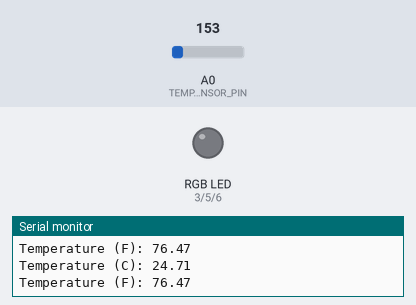
This sketch was run on a simulated Arduino Uno, built with avr-gcc and run on an emulated ATmega328P. Shown: an RGB LED mixed from three pins (HIGH = lit), the last lines printed to the serial monitor. The inputs (shaded band) are chosen by the test bench; at power-on: A0 (TEMP_SENSOR_PIN) = 153.

Above: at 1.2 s.
1.3 s: A0 (TEMP_SENSOR_PIN) set to 165
At 2.2 s:
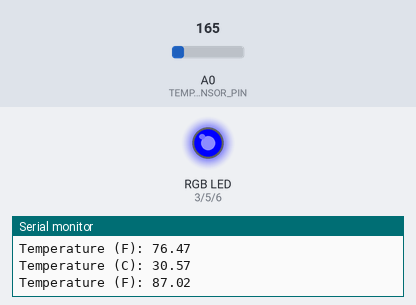
Timing chart, 0 to 4.3 s (numbered marks = the images above; inputs shaded):
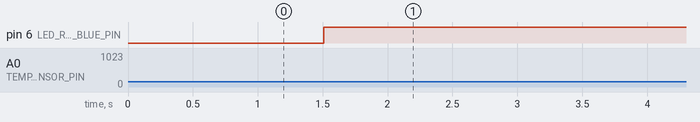

The sketch:

sketch_temp_sensor_with_rgb_led.ino
```cpp
#include <Streaming.h>

const int TEMP_SENSOR_PIN = A0;
const int LED_RGB_RED_PIN = 3; // PWM
const int LED_RGB_GREEN_PIN = 5; // PWM
const int LED_RGB_BLUE_PIN = 6; // PWM

void setup() {
  Serial.begin(9600);

  pinMode(TEMP_SENSOR_PIN, INPUT);

  pinMode(LED_RGB_RED_PIN, OUTPUT);
  pinMode(LED_RGB_GREEN_PIN, OUTPUT);
  pinMode(LED_RGB_BLUE_PIN, OUTPUT);
}

void setColor(int redAmount, int greenAmount, int blueAmount) {
  analogWrite(LED_RGB_RED_PIN, redAmount);
  analogWrite(LED_RGB_GREEN_PIN, greenAmount);
  analogWrite(LED_RGB_BLUE_PIN, blueAmount);
}

void loop() {
  float voltage = analogRead(TEMP_SENSOR_PIN) * (5.0 / 1024.0);
  float temperatureC = ((voltage) - 0.5) * 100;
  float temperatureF = (temperatureC * 9.0 / 5.0) + 32.0;

  if (temperatureF >= 79.0 && temperatureF < 79.9) {
    setColor(255, 0, 0);
    delay(250);
  } else if (temperatureF >= 80.00 && temperatureF < 80.9) {
    setColor(0, 255, 0);
    delay(250);
  } else if (temperatureF >= 81.00) {
    setColor(0, 0, 255);
    delay(250);
  }

  Serial << "Temperature (C): " << temperatureC << endl;
  Serial << "Temperature (F): " << temperatureF << endl;

  delay(250);
}
```

Measured:
- after the input at 1.3 s, pin 6 (LED_RGB_BLUE_PIN): LOW → HIGH after 0.21 s
